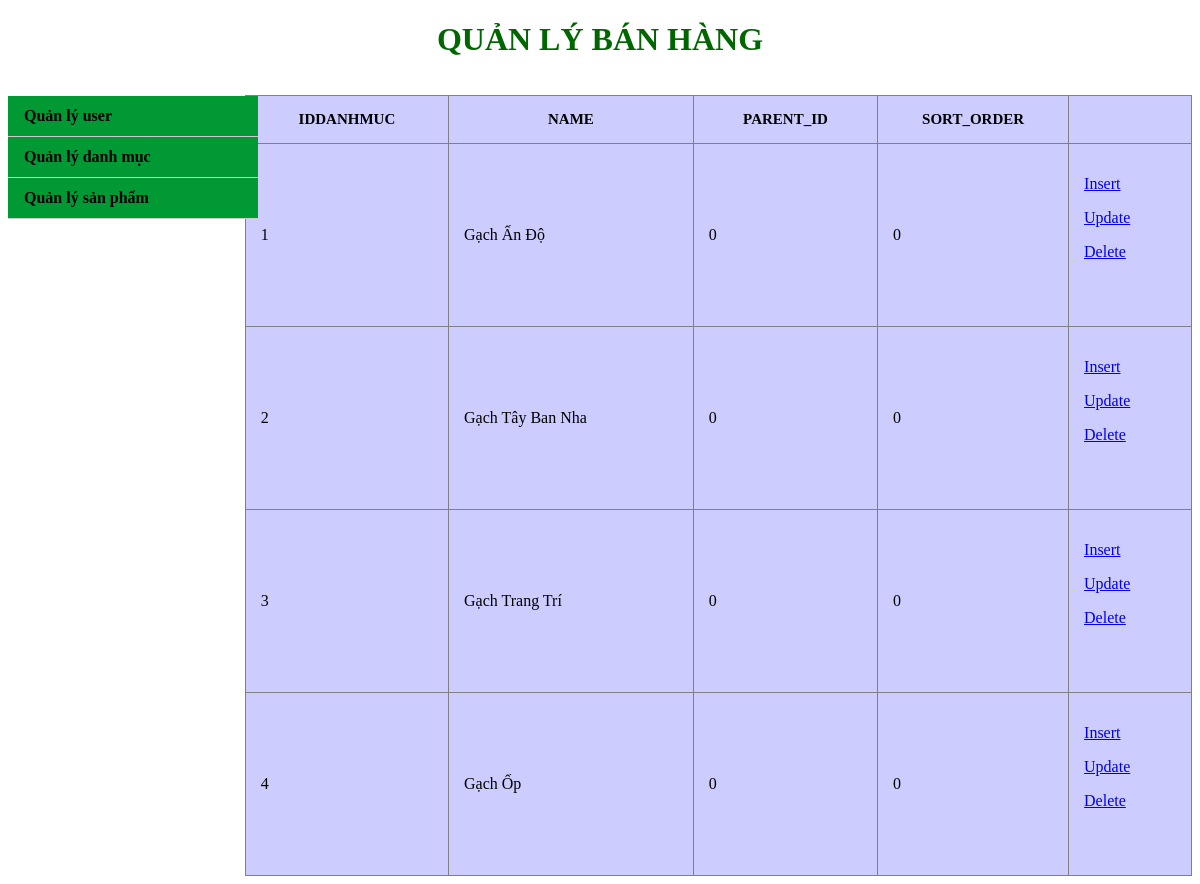
The app's page /admin/danhmuc.php with its own data.
### tables this page shows
CREATE TABLE `danhmuc` (
  `iddanhmuc` int(11) NOT NULL,
  `name` varchar(128) NOT NULL,
  `parent_id` int(11) NOT NULL DEFAULT '0',
  `sort_order` tinyint(4) NOT NULL DEFAULT '0'
);

### web/admin/danhmuc.php (the view, shortened to what this page needs)
<?php require_once('../Connections/conn.php'); ?>
<?php
$query_Recordset1 = "SELECT * FROM danhmuc";
$Recordset1 = mysql_query($query_Recordset1, $conn) or die(mysql_error());
$row_Recordset1 = mysql_fetch_assoc($Recordset1);
?>
<!DOCTYPE html PUBLIC "-//W3C//DTD XHTML 1.0 Transitional//EN" "http://www.w3.org/TR/xhtml1/DTD/xhtml1-transitional.dtd">
<html xmlns="http://www.w3.org/1999/xhtml">
<head>
</head>
<body>
<?php include 'index.php'; ?>
<table border="1">
  <tr>
    <td>iddanhmuc</td>
    <td>name</td>
    <td>parent_id</td>
    <td width="160">sort_order</td>
    <td></td>
  </tr>
  <?php do { ?>
    <tr>
      <td><?php echo $row_Recordset1['iddanhmuc']; ?></td>
      <td><?php echo $row_Recordset1['name']; ?></td>
      <td><?php echo $row_Recordset1['parent_id']; ?></td>
      <td><?php echo $row_Recordset1['sort_order']; ?></td>
      <td><p><a href="insertdm.php">Insert</a></p>
        <p><a href="updatedm.php?id=<?php echo $row_Recordset1['iddanhmuc']; ?>">Update</a></p>
        <p><a href="deletedm.php?idc=<?php echo $row_Recordset1['iddanhmuc']; ?>">Delete</a></p>
      <p>&nbsp;</p></td>
    </tr>
    <?php } while ($row_Recordset1 = mysql_fetch_assoc($Recordset1)); ?>
</table>

### web/admin/style-admin.css (style rules this page uses)
body { background:url(http://akphoto3.ask.fm/628/983/379/-359996987-1tc42ic-a9ba60o3ol3tk8a/original/plain_pink_custom_box_background_by_cupcakekitten20d61reii.png); }
table { border-collapse: collapse; width:80%; background:#CCCCFF; }
table tr td { padding:15px; }
table tr:first-child { text-transform:uppercase; font-size:15px; text-align:center; font-weight:bold; }

### records on screen
danhmuc: iddanhmuc "1", name "Gạch Ấn Độ", parent "0", sort_order "0"
danhmuc: iddanhmuc "2", name "Gạch Tây Ban Nha", parent "0", sort_order "0"
danhmuc: iddanhmuc "3", name "Gạch Trang Trí", parent "0", sort_order "0"
danhmuc: iddanhmuc "4", name "Gạch Ốp", parent "0", sort_order "0"
